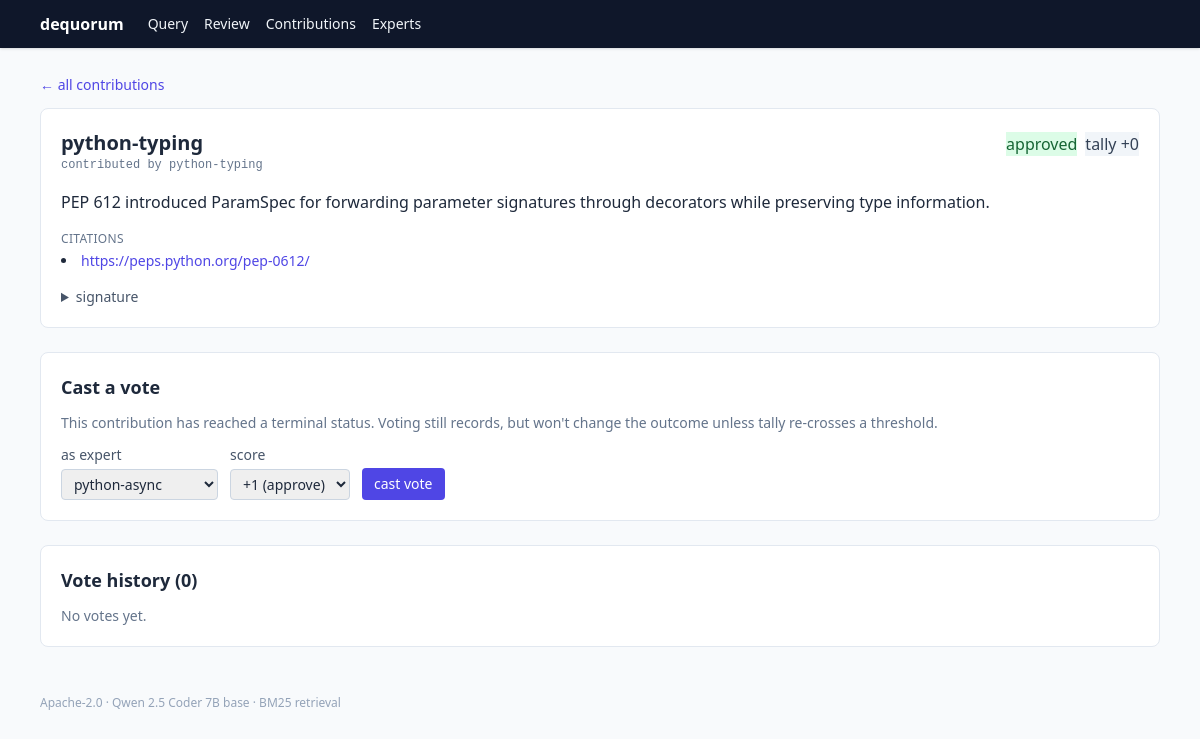
The app's page /contributions/1ef87f31c4a37e2da076b933292ffa59 with its own data.
### tables this page shows
CREATE TABLE contributions (
    contribution_id TEXT PRIMARY KEY,
    expert_id TEXT NOT NULL,
    contributor_id TEXT NOT NULL,
    text TEXT NOT NULL,
    citations_json TEXT NOT NULL,
    sig_node_id TEXT NOT NULL,
    sig_input_hash TEXT NOT NULL,
    sig_output_hash TEXT NOT NULL,
    sig_digest TEXT NOT NULL
, status TEXT NOT NULL DEFAULT 'approved');

### dequorum/web/app.py (the view)
    @app.get("/contributions/{contribution_id}", response_class=HTMLResponse)
    def contribution_detail(request: Request, contribution_id: str) -> HTMLResponse:
        with _open_store() as store:
            c = store.get(contribution_id)
            if c is None:
                raise HTTPException(status_code=404, detail="contribution not found")
            status = store.get_status(contribution_id)
            tally = store.vote_tally(contribution_id)
            votes = store.votes_for(contribution_id)
        return templates.TemplateResponse(
            request,
            "contribution.html",
            {
                "c": c,
                "status": status,
                "tally": tally,
                "votes": votes,
                "experts": registry.all(),
            },
        )

### dequorum/web/templates/contribution.html (shortened to what this page needs)
{% extends "base.html" %}
{% block content %}
<a href="/contributions" class="text-sm text-indigo-600 hover:underline">&larr; all contributions</a>
<div class="bg-white border border-slate-200 rounded-lg p-5 mt-3">
  <div class="flex items-baseline justify-between gap-3 flex-wrap">
    <div>
      <h1 class="text-xl font-bold">{{ c.expert_id }}</h1>
      <div class="mono text-xs text-slate-500">contributed by {{ c.contributor_id }}</div>
    </div>
    <div class="flex items-center gap-2">
      {% if status == STATUS_APPROVED %}
      <span class="badge bg-green-100 text-green-800">approved</span>
      {% elif status == STATUS_REJECTED %}
      <span class="badge bg-red-100 text-red-800">rejected</span>
      {% else %}
      <span class="badge bg-amber-100 text-amber-800">pending</span>
      {% endif %}
      <span class="badge bg-slate-100 text-slate-700">tally {{ "%+d"|format(tally) }}</span>
    </div>
  </div>
  <p class="text-slate-800 leading-relaxed mt-4">{{ c.text }}</p>
  {% if c.citations %}
  <div class="mt-4">
    <div class="text-xs uppercase tracking-wide text-slate-500 mb-1">citations</div>
    <ul class="list-disc list-inside text-sm space-y-1">
      {% for url in c.citations %}
      <li><a href="{{ url }}" target="_blank" rel="noopener" class="text-indigo-600 hover:underline break-all">{{ url }}</a></li>
      {% endfor %}
    </ul>
  </div>
  {% endif %}
  <details class="mt-4 text-sm">
    <summary class="cursor-pointer text-slate-600">signature</summary>
  </details>
</div>
<div class="bg-white border border-slate-200 rounded-lg p-5 mt-6">
  <h2 class="text-lg font-semibold mb-3">Cast a vote</h2>
  {% if status != STATUS_PENDING %}
  <p class="text-sm text-slate-500 mb-3">This contribution has reached a terminal status. Voting still records, but won't change the outcome unless tally re-crosses a threshold.</p>
  {% endif %}
  <form method="post" action="/contributions/{{ c.contribution_id }}/vote" class="flex flex-wrap items-end gap-3">
    <label class="text-sm">
      <span class="block text-slate-600 mb-1">as expert</span>
      <select name="voter_id" required class="border border-slate-300 rounded px-2 py-1">
        {% for e in experts %}
        {% if e.expert_id != c.contributor_id %}
        <option value="{{ e.expert_id }}">{{ e.expert_id }}</option>
        {% endif %}
        {% endfor %}
      </select>
    </label>
    <label class="text-sm">
      <span class="block text-slate-600 mb-1">score</span>
      <select name="score" class="border border-slate-300 rounded px-2 py-1">
        <option value="1">+1 (approve)</option>
      </select>
    </label>
    <button type="submit" class="bg-indigo-600 text-white rounded px-3 py-1.5 text-sm hover:bg-indigo-700">cast vote</button>
  </form>
</div>
<div class="bg-white border border-slate-200 rounded-lg p-5 mt-6">
  <h2 class="text-lg font-semibold mb-3">Vote history ({{ votes|length }})</h2>
  {% if votes %}
  <ul class="divide-y divide-slate-100 text-sm">
    {% for v in votes %}
    <li class="py-2 flex justify-between">
      <span class="mono">{{ v.voter_id }}</span>
      <span class="mono">{{ "%+d"|format(v.score) }}</span>
    </li>
    {% endfor %}
  </ul>
  {% else %}
  <p class="text-sm text-slate-500">No votes yet.</p>
  {% endif %}
</div>
{% endblock %}

### dequorum/web/templates/base.html (style rules this page uses)
.badge { @apply inline-flex items-center px-2 py-0.5 rounded-md text-xs font-medium; }
.mono { font-family: ui-monospace, SFMono-Regular, Menlo, monospace; }

### records on screen
contributions: expert_id "python-typing", contributor_id "python-typing", text "PEP 612 introduced ParamSpec for forwarding parameter signatures through decorators while preserving type information.", voter_id "python-async"

### other values on screen
{{ "%+d"|format(tally) }} "+0"
{{ url }} "https://peps.python.org/pep-0612/"
{{ votes|length }} "0"
